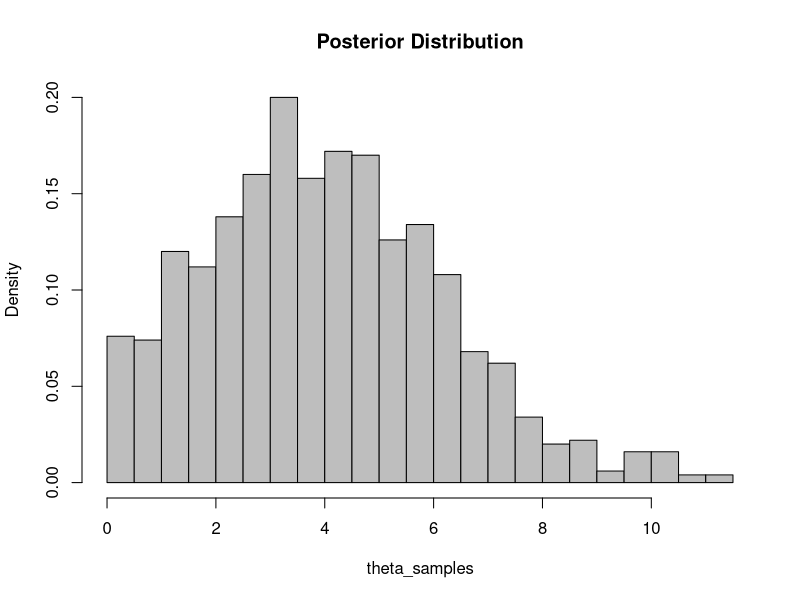
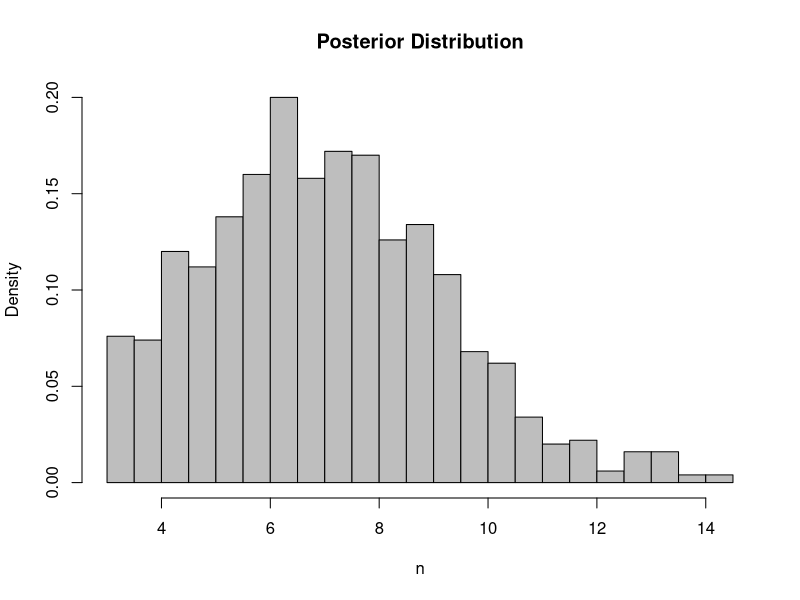

These charts were generated, in order, by the following R code:
posterior <- function(mu) {
  return(((9*(1-0.6))^mu)/factorial(mu))
}


# Set initial values
theta_curr <- 3
post_curr <- posterior(theta_curr)
theta_samples <- numeric(1000)

# Set tuning parameter
sigma <- 1

# Run Metropolis-Hastings algorithm
for (i in 1:1000) {
  
  # Propose new theta value
  theta_prop <- rnorm(1, theta_curr, sigma)
  
  # Check that proposed theta is greater than or equal to b
  if (theta_prop < 0) {
    theta_prop <- 0
  }
  
  # Compute posterior for proposed theta value
  post_prop <- posterior(theta_prop)
  
  # Calculate acceptance probability
  accept_prob <- post_prop / post_curr
  
  # Determine whether to accept or reject proposed value
  if (runif(1) < accept_prob) {
    theta_curr <- theta_prop
    post_curr <- post_prop
  }
  
  # Save current theta value to samples vector
  theta_samples[i] <- theta_curr
}

y = 3
n = theta_samples + y

hist(theta_samples, freq = FALSE, breaks = 30, col = "gray", main = "Posterior Distribution")

hist(n, freq = FALSE, breaks = 30, col = "gray", main = "Posterior Distribution")


cred_set <- quantile(n, c(0.05, 0.95))
cat("90% Credible set:", round(cred_set, 3), "\n")


cred_set <- quantile(theta_samples, c(0.05, 0.95))
cat("90% Credible set:", round(cred_set, 3), "\n")


# Find number of n greater than 5
n_samples_gt_5 <- length(which(n > 5))

# Divide by total number of theta_samples
frac_samples_gt_5 <- n_samples_gt_5 / length(n)

# Print the result
cat("Fraction of n greater than 5:", frac_samples_gt_5, "\n")
